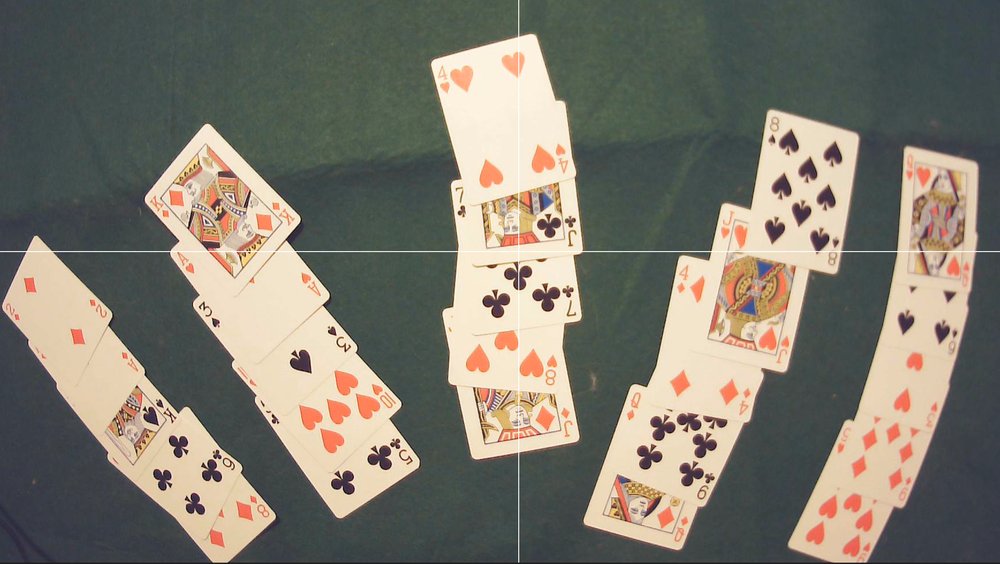
#> input picture image001.png, 1000 x 564 px, shrunk from 2188 x 1233 before the run
$ python -i Detector.py   (imports and definitions only)
#> lines starting #> are read from the running program, lines starting #| are printed output that depends on the picture; after the words box and inside, x2 and y2 are one past the last pixel; in counts of white or black regions, pixels touching at a corner belong together
from Hand import Hand
import matplotlib.pyplot as plt
import cv2
import numpy as np

class Detector:
    def __init__(self, brightness_threshold=200, epsilon_factor=0.02, min_area=150, sort_method="left-to-right", debug = False):
        self.brightness_threshold = brightness_threshold
        self.epsilon_factor = epsilon_factor
        self.min_area = min_area
        self.sort_method = sort_method
        self.debug = debug

    def find_card_corners(self, contour, epsilon_factor=0.02):
        """
        This function takes an image and a contour, approximates the contour to find
        roughly four corners, marks them on the image, and returns both the image and the corner coordinates.

        Parameters:
        - image: The original image on which the contour is found.
        - contour: The contour data as found by cv2.findContours().
        - epsilon_factor: A factor to determine the approximation accuracy (default 0.02).

        Returns:
        - modified_image: The image with corners marked.
        - corners: List of coordinates for the approximated corners.
        """
        # Approximating the contour
        epsilon = epsilon_factor * cv2.arcLength(contour, True)
        approx = cv2.approxPolyDP(contour, epsilon, True)

        # Create a list to hold corner coordinates
        corners = []

        # Drawing the corners on the image and storing their coordinates
        for vertex in approx:
            x, y = vertex.ravel()
            corners.append((x, y))
            # cv2.circle(image, (x, y), 5, (0, 255, 0), -1)  # Green dots

        return corners

    def extract_card_image(self, image, contour):
        """
        This function takes an image and a contour, creates a mask from the contour,
        applies the mask to the image, and returns the isolated image region inside the contour.

        Parameters:
        - image: The source image from which the region is to be extracted.
        - contour: The contour defining the region to be extracted.

        Returns:
        - cropped_image: The isolated image region inside the contour.
        """
        # Create a mask with the same dimensions as the image, initialized to zero (black)
        mask = np.zeros_like(image)

        # Fill the contour on the mask with white
        cv2.fillPoly(mask, [contour], (255, 255, 255))

        # Apply the mask to the image using bitwise AND
        masked_image = cv2.bitwise_and(image, mask)

        # Optionally, crop the masked_image to the bounding rectangle of the contour to reduce size
        x, y, w, h = cv2.boundingRect(contour)
        cropped_image = masked_image[y:y+h, x:x+w]

        return cropped_image

    def sort_contours(self, contours, method="left-to-right"):
        """
        Sort contours according to the method provided ('left-to-right', 'right-to-left',
        'top-to-bottom', 'bottom-to-top'). Default is 'left-to-right'.
        """
        # Create a list of bounding boxes from contours
        boundingBoxes = [cv2.boundingRect(c) for c in contours]

        # Sort the bounding boxes, depending on the method
        try:
            if method == "left-to-right":
                contours, boundingBoxes = zip(*sorted(zip(contours, boundingBoxes),
                                                    key=lambda b: b[1][0]))
            elif method == "right-to-left":
                contours, boundingBoxes = zip(*sorted(zip(contours, boundingBoxes),
                                                    key=lambda b: b[1][0], reverse=True))
            elif method == "top-to-bottom":
                contours, boundingBoxes = zip(*sorted(zip(contours, boundingBoxes),
                                                    key=lambda b: b[1][1]))
            elif method == "bottom-to-top":
                contours, boundingBoxes = zip(*sorted(zip(contours, boundingBoxes),
                                                    key=lambda b: b[1][1], reverse=True))
        except:
            print("error sorting cards")


        return contours
    def cards(self, frame):
        """
        Detect cards in the frame, returning a dictionary of Card objects.
        - frame: Input image.
        - Returns: Dictionary of Card objects detected.
        """
        frame = self.filter_crosshairs(frame, self.brightness_threshold)
        blur = cv2.GaussianBlur(frame.copy(), (15, 15), 3)
        gray = cv2.cvtColor(blur, cv2.COLOR_BGR2GRAY)
        # gray = cv2.cvtColor(frame, cv2.COLOR_BGR2GRAY)
        # Using Hough Line Transform to detect lines

        # Threshold to isolate dark areas
        _, thresholded = cv2.threshold(gray, 105, 255, cv2.THRESH_BINARY)

        contours, _ = cv2.findContours(thresholded, cv2.RETR_EXTERNAL, cv2.CHAIN_APPROX_SIMPLE)
        filtered_contours = self.sort_contours([cnt for cnt in contours if cv2.contourArea(cnt) > self.min_area], self.sort_method)

        gray = cv2.cvtColor(frame.copy(), cv2.COLOR_BGR2GRAY)
        mask = np.zeros_like(gray)
        cv2.drawContours(thresholded, filtered_contours, -1, 255, thickness=cv2.FILLED)


        blur = cv2.GaussianBlur(frame.copy(), (5,5), 0)
        blur_hsv = cv2.cvtColor(blur, cv2.COLOR_BGR2HSV)

        # create NumPy arrays from the boundaries
        lower = np.array([0,0,0], dtype = "uint8")
        upper = np.array([180,255,40], dtype = "uint8")

        # find the colors within the specified boundaries and apply
        mask = cv2.inRange(blur_hsv, lower, upper)
        mask = 255 - mask
        # output = cv2.bitwise_and(frame, frame, mask = mask)

        extracted_images = [self.extract_card_image(frame, contour) for contour in filtered_contours]
        # Number of subplots required: number of extracted images + 1 for the original
        num_plots = len(extracted_images) + 1

        if self.debug:
            print("Number of extracted images:", len(extracted_images))
            # Create a figure to display the results
            plt.figure(figsize=(15, num_plots * 3))  # Adjust the figure size based on the number of images

            # Show the original image first
            plt.subplot(1, num_plots, 1)
            plt.imshow(cv2.cvtColor(frame, cv2.COLOR_BGR2RGB))
            plt.title('Original Image')
            plt.axis('off')

            # Show each extracted image in subsequent subplots
            for i, image in enumerate(extracted_images):
                plt.subplot(1, num_plots, i + 2)  # Position the image in the plot grid
                plt.imshow(cv2.cvtColor(image, cv2.COLOR_BGR2RGB))
                plt.title(f'Hand {i + 1}')
                plt.axis('off')

            plt.tight_layout()
            plt.show()
        return extracted_images


    def filter_crosshairs(self, image, brightness_threshold):
        # Edge detection using Canny
        gray = cv2.cvtColor(image, cv2.COLOR_BGR2GRAY)  # Convert to grayscale for brightness analysis
        fixed = image.copy()
        # Get the number of rows (height) in the image
        num_rows = gray.shape[0]

        # List to hold the average brightness of each row


        # Analyze the brightness of each row
        for i in range(1, num_rows):  # Start from 1 to avoid indexing error on the first row
            row = gray[i, :]  # Extract the row
            average_brightness = np.mean(row)  # Calculate the average brightness of the row
            if average_brightness > brightness_threshold:
                fixed[i, :] = fixed[max(0,i-1), :]
        # Get the number of columns in the image

        num_columns = gray.shape[1]

        # Analyze the brightness and replace columns as needed
        for j in range(1, num_columns):  # Start from 1 to avoid indexing error on the first column
            column = gray[:, j]  # Extract the column
            average_brightness = np.mean(column)  # Calculate the average brightness of the column
            if average_brightness > brightness_threshold:
                fixed[:, j] = fixed[:, max(0, j-1)]

        return fixed

>>> import cv2
>>> picture = cv2.imread('image001.png')
#> picture is the input picture: shape (564, 1000, 3); mean B, G, R 109.6, 121.2, 125.2
>>> result = Detector().cards(picture)
#> in filter_crosshairs, `gray = cv2.cvtColor(image, cv2.COLOR_BGR2GRAY)`:
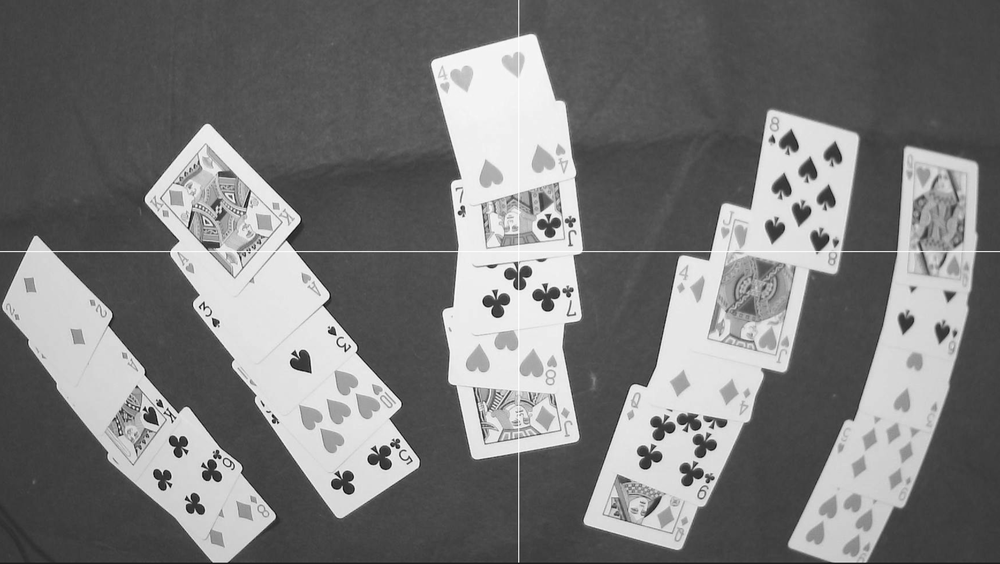
#> gray: shape (564, 1000); min 2, max 255, mean 121.1
#> the loop in filter_crosshairs, `for i in range(1, num_rows):` made 563 passes
#> average_brightness on passes 1 to 3: 78.22, 78.19, 78.13
#> after the loop in filter_crosshairs, `for i in range(1, num_rows):`:
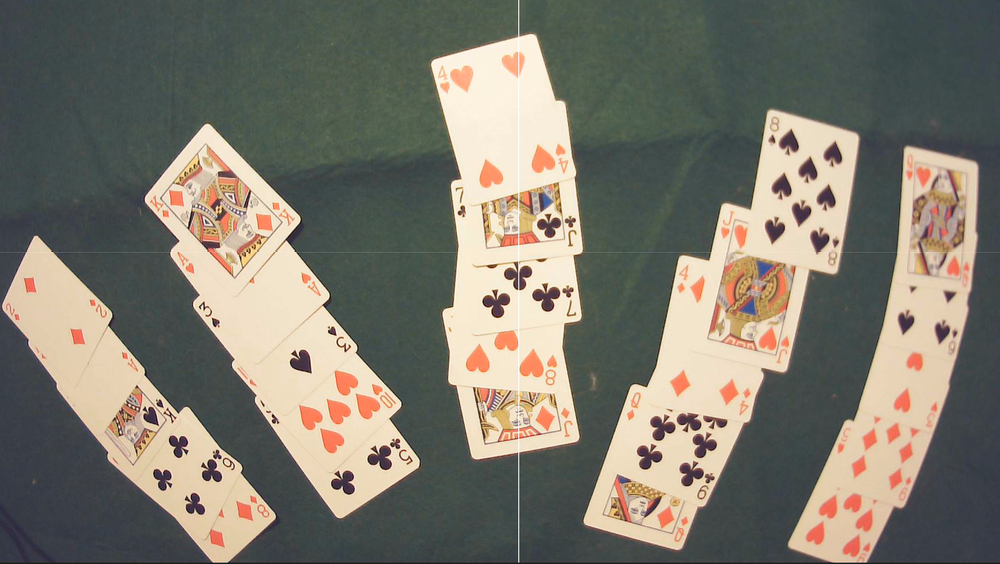
#> fixed: shape (564, 1000, 3); 0.18% of pixels changed, all inside (x1, y1, x2, y2) = (0, 251, 1000, 252)
#> the loop in filter_crosshairs, `for j in range(1, num_columns):` made 999 passes
#> average_brightness on passes 1 to 3: 64.28, 65.25, 66.98
#> after the loop in filter_crosshairs, `for j in range(1, num_columns):`:
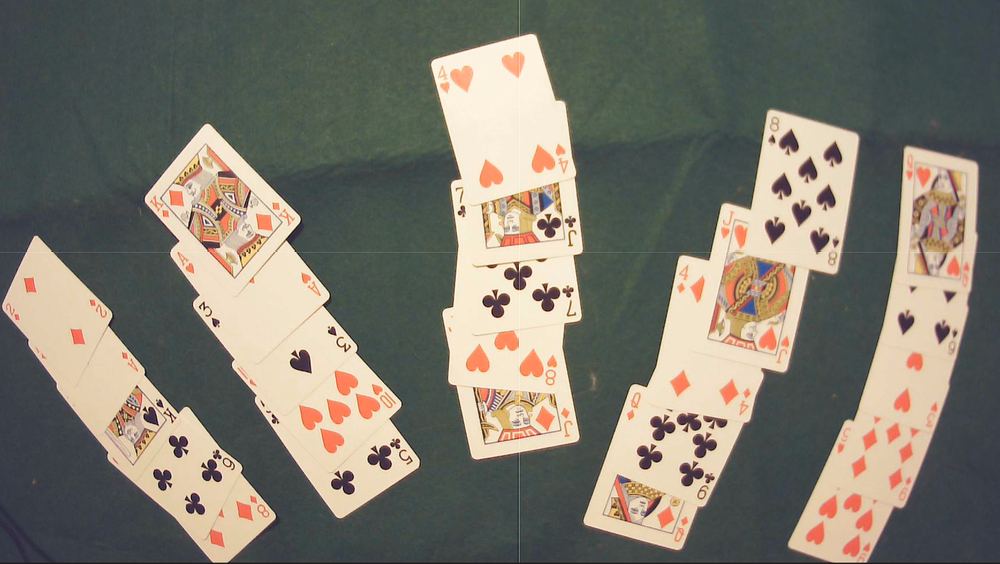
#> fixed: shape (564, 1000, 3); 0.1% of pixels changed, all inside (x1, y1, x2, y2) = (518, 0, 519, 564)
#> in cards, `_, thresholded = cv2.threshold(gray, 105, 255, cv2.THRESH_BINARY)`:
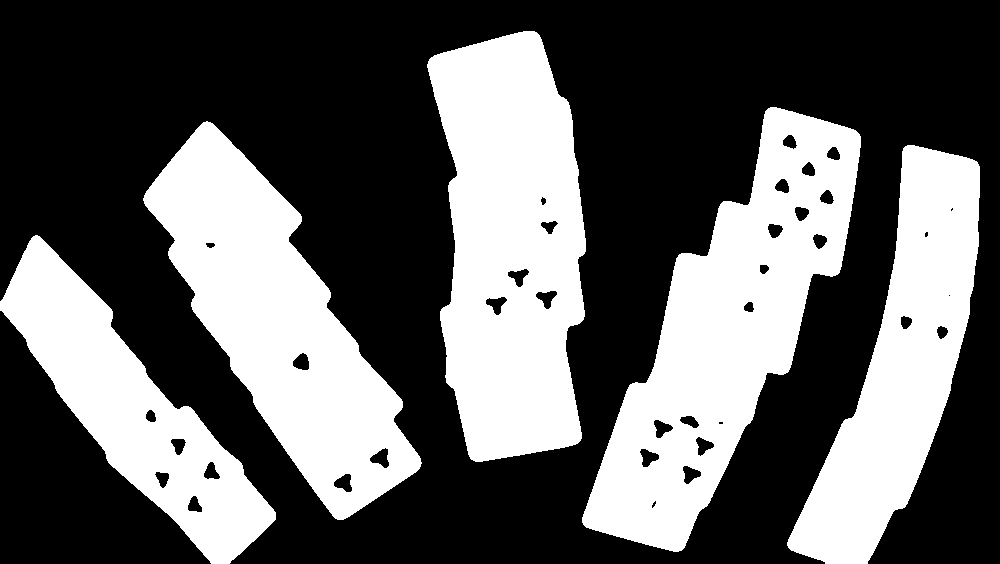
#> thresholded: shape (564, 1000); 37.9% white; 5 white regions
#> in cards, `contours, _ = cv2.findContours(thresholded, cv2.RETR_EXTERNAL, cv2.CHA..`: contours = 5 contours; box (x1, y1, x2, y2) and area: (582, 107, 861, 552) 52988, (427, 31, 586, 462) 51366, (143, 121, 422, 520) 45700, (787, 145, 980, 564) 35450, (0, 235, 276, 564) 30290
#> in sort_contours, `boundingBoxes = [cv2.boundingRect(c) for c in contours]`: boundingBoxes = [(0, 235, 276, 329), (787, 145, 193, 419), (143, 121, 279, 399), (582, 107, 279, 445), (427, 31, 159, 431)]
#> in sort_contours, `contours, boundingBoxes = zip(*sorted(zip(contours, boundingBoxes), ke..`: boundingBoxes = ((0, 235, 276, 329), (143, 121, 279, 399), (427, 31, 159, 431), (582, 107, 279, 445), (787, 145, 193, 419))
#> in cards, `filtered_contours = self.sort_contours([cnt for cnt in contours if cv2..`: filtered_contours has the same summary as contours
#> in cards, `cv2.drawContours(thresholded, filtered_contours, -1, 255, thickness=cv..`: thresholded: shape (564, 1000); 38.7% white; 5 white regions, box (x1, y1, x2, y2) and area: (582, 107, 861, 552) 53559, (427, 31, 586, 462) 51888, (143, 121, 422, 520) 46118, (787, 145, 980, 564) 35934, (0, 235, 276, 564) 30646
#> in cards, `blur_hsv = cv2.cvtColor(blur, cv2.COLOR_BGR2HSV)`: blur_hsv: shape (564, 1000, 3); mean H, S, V 59, 46.2, 131.8
#> in cards, `mask = cv2.inRange(blur_hsv, lower, upper)`: mask: shape (564, 1000); every value is 0
#> in cards, `mask = 255 - mask`: mask: shape (564, 1000); every value is 255
#> in extract_card_image, `cv2.fillPoly(mask, [contour], (255, 255, 255))`: mask: shape (564, 1000, 3); 5.4% white; 1 white region, box (x1, y1, x2, y2) and area: (0, 235, 276, 564) 30646
#> in extract_card_image (call 2), `mask = np.zeros_like(image)`: mask: shape (564, 1000, 3); every value is 0
#> in extract_card_image (call 2), `cv2.fillPoly(mask, [contour], (255, 255, 255))`: mask: shape (564, 1000, 3); 8.2% white; 1 white region, box (x1, y1, x2, y2) and area: (143, 121, 422, 520) 46118
#> in extract_card_image (call 3), `cv2.fillPoly(mask, [contour], (255, 255, 255))`: mask: shape (564, 1000, 3); 9.2% white; 1 white region, box (x1, y1, x2, y2) and area: (427, 31, 586, 462) 51888
#> in extract_card_image (call 4), `cv2.fillPoly(mask, [contour], (255, 255, 255))`:
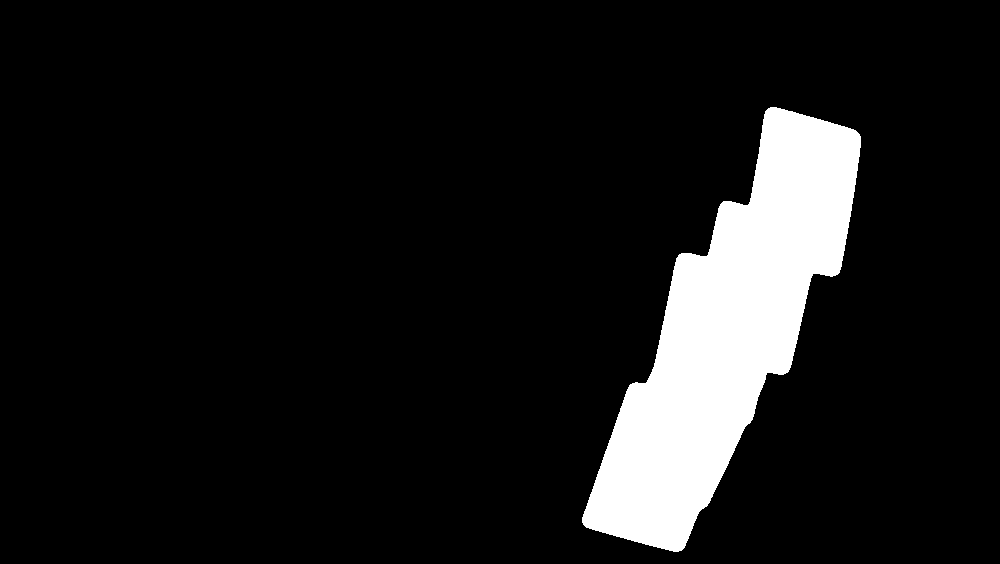
#> mask: shape (564, 1000, 3); 9.5% white; 1 white region, box (x1, y1, x2, y2) and area: (582, 107, 861, 552) 53559
#> in extract_card_image (call 5), `cv2.fillPoly(mask, [contour], (255, 255, 255))`:
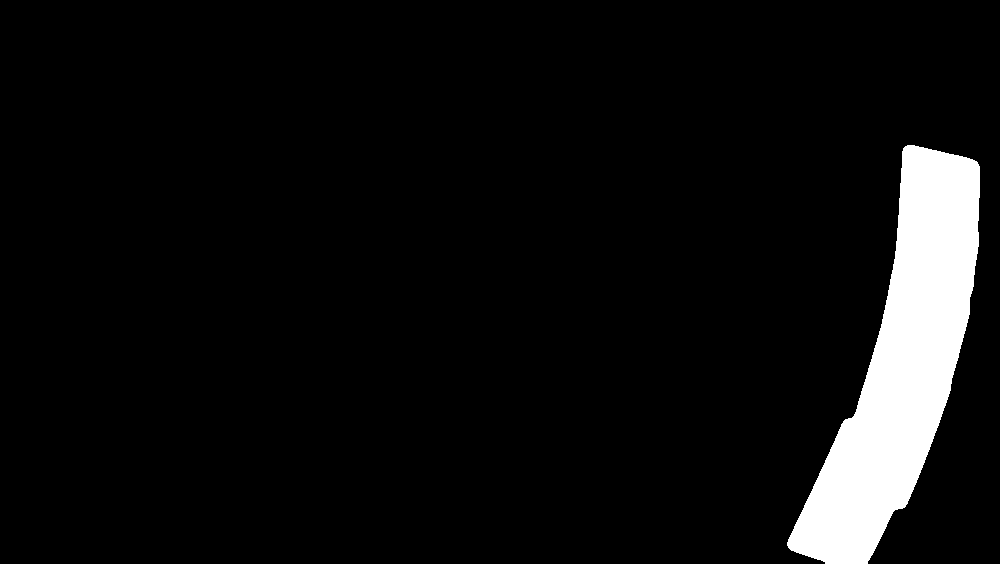
#> mask: shape (564, 1000, 3); 6.4% white; 1 white region, box (x1, y1, x2, y2) and area: (787, 145, 980, 564) 35934
#> in extract_card_image (call 5), `cropped_image = masked_image[y:y+h, x:x+w]`:
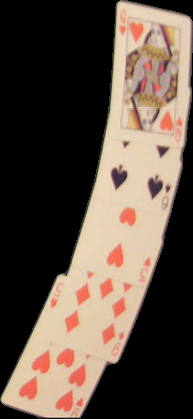
#> cropped_image: shape (419, 193, 3); mean B, G, R 67.9, 79, 93.8
#> in cards, `extracted_images = [self.extract_card_image(frame, contour) for contou..`: extracted_images = 5 items
#> in cards, `num_plots = len(extracted_images) + 1`: num_plots = 6
#> result = 5 items
